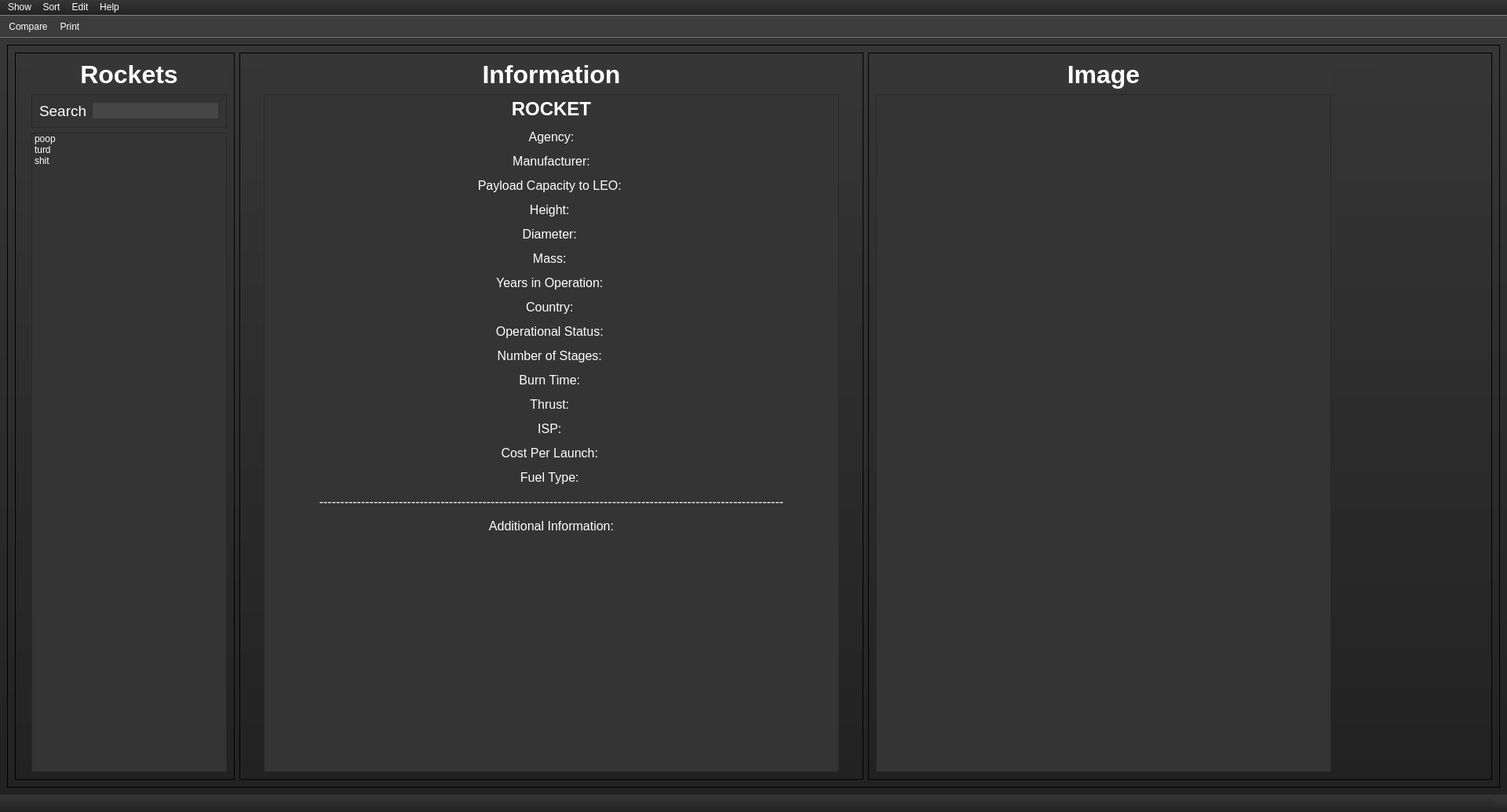
<?xml version="1.0" encoding="UTF-8"?>
<ui version="4.0">
 <class>MainWindow</class>
 <widget class="QMainWindow" name="MainWindow">
  <property name="geometry">
   <rect>
    <x>0</x>
    <y>0</y>
    <width>1920</width>
    <height>1035</height>
   </rect>
  </property>
  <property name="windowTitle">
   <string>Working Title: SRP 0.3</string>
  </property>
  <property name="windowIcon">
   <iconset>
    <normaloff>rocket_icon_512.ico</normaloff>rocket_icon_512.ico</iconset>
  </property>
  <property name="toolTip">
   <string>&lt;html&gt;&lt;head/&gt;&lt;body&gt;&lt;p&gt;SRP 0.2&lt;/p&gt;&lt;/body&gt;&lt;/html&gt;</string>
  </property>
  <property name="styleSheet">
   <string notr="true">background-color: rgb(52, 52, 52);
color: rgb(255, 255, 255);
background-color: qlineargradient(spread:pad, x1:0.522, y1:1, x2:0.528, y2:0, stop:0 rgba(34, 34, 34, 255), stop:1 rgba(54, 54, 54, 255));

</string>
  </property>
  <widget class="QWidget" name="centralwidget">
   <layout class="QGridLayout" name="gridLayout">
    <item row="2" column="0" rowspan="4" colspan="2">
     <widget class="QFrame" name="columnViewFrame">
      <property name="frameShape">
       <enum>QFrame::StyledPanel</enum>
      </property>
      <property name="frameShadow">
       <enum>QFrame::Raised</enum>
      </property>
      <layout class="QHBoxLayout" name="horizontalLayout">
       <item>
        <widget class="QFrame" name="rocketClusterFrame">
         <property name="maximumSize">
          <size>
           <width>280</width>
           <height>16777215</height>
          </size>
         </property>
         <property name="frameShape">
          <enum>QFrame::StyledPanel</enum>
         </property>
         <property name="frameShadow">
          <enum>QFrame::Raised</enum>
         </property>
         <layout class="QVBoxLayout" name="verticalLayout">
          <property name="leftMargin">
           <number>20</number>
          </property>
          <item>
           <widget class="QLabel" name="rocketHeaderLabel">
            <property name="maximumSize">
             <size>
              <width>260</width>
              <height>50</height>
             </size>
            </property>
            <property name="toolTip">
             <string>Rockets!!!!</string>
            </property>
            <property name="styleSheet">
             <string notr="true">background-color: rgb(54, 54, 54);</string>
            </property>
            <property name="text">
             <string>&lt;html&gt;&lt;head/&gt;&lt;body&gt;&lt;p align=&quot;center&quot;&gt;&lt;span style=&quot; font-size:24pt; font-weight:600; color:#ffffff;&quot;&gt;Rockets&lt;/span&gt;&lt;/p&gt;&lt;/body&gt;&lt;/html&gt;</string>
            </property>
           </widget>
          </item>
          <item>
           <widget class="QFrame" name="searchBarFrame">
            <property name="maximumSize">
             <size>
              <width>260</width>
              <height>16777215</height>
             </size>
            </property>
            <property name="styleSheet">
             <string notr="true">background-color: rgb(52, 52, 52);</string>
            </property>
            <property name="frameShape">
             <enum>QFrame::StyledPanel</enum>
            </property>
            <property name="frameShadow">
             <enum>QFrame::Raised</enum>
            </property>
            <layout class="QHBoxLayout" name="horizontalLayout_2">
             <item>
              <widget class="QLabel" name="searchHeaderLabel">
               <property name="maximumSize">
                <size>
                 <width>80</width>
                 <height>60</height>
                </size>
               </property>
               <property name="toolTip">
                <string>Enter text in the bar to the right to search for a specific rocket</string>
               </property>
               <property name="styleSheet">
                <string notr="true">background-color: rgb(52, 52, 52);</string>
               </property>
               <property name="text">
                <string>&lt;html&gt;&lt;head/&gt;&lt;body&gt;&lt;p&gt;&lt;span style=&quot; font-size:14pt; color:#ffffff;&quot;&gt;Search&lt;/span&gt;&lt;/p&gt;&lt;/body&gt;&lt;/html&gt;</string>
               </property>
              </widget>
             </item>
             <item>
              <widget class="QLineEdit" name="searchBox">
               <property name="minimumSize">
                <size>
                 <width>0</width>
                 <height>10</height>
                </size>
               </property>
               <property name="maximumSize">
                <size>
                 <width>200</width>
                 <height>16777215</height>
                </size>
               </property>
               <property name="statusTip">
                <string>Enter text to search for rocket by name</string>
               </property>
               <property name="styleSheet">
                <string notr="true">background-color: rgb(70, 70, 70);
color: rgb(255, 255, 255);
selection-color: rgb(0, 0, 0);
selection-background-color: rgb(66, 229, 243);</string>
               </property>
              </widget>
             </item>
            </layout>
           </widget>
          </item>
          <item>
           <widget class="QListWidget" name="listWidget">
            <property name="maximumSize">
             <size>
              <width>260</width>
              <height>16777215</height>
             </size>
            </property>
            <property name="mouseTracking">
             <bool>true</bool>
            </property>
            <property name="toolTip">
             <string>List of rockets</string>
            </property>
            <property name="statusTip">
             <string>Rocket List</string>
            </property>
            <property name="styleSheet">
             <string notr="true">color: rgb(255, 255, 255);
selection-color: rgb(0, 0, 0);
selection-background-color: rgb(6, 236, 248);
background-color: rgb(52, 52, 52);</string>
            </property>
            <item>
             <property name="text">
              <string>poop</string>
             </property>
            </item>
            <item>
             <property name="text">
              <string>turd</string>
             </property>
            </item>
            <item>
             <property name="text">
              <string>shit</string>
             </property>
            </item>
           </widget>
          </item>
         </layout>
        </widget>
       </item>
       <item>
        <widget class="QFrame" name="infoPaneFrame">
         <property name="maximumSize">
          <size>
           <width>16777215</width>
           <height>16777215</height>
          </size>
         </property>
         <property name="frameShape">
          <enum>QFrame::StyledPanel</enum>
         </property>
         <property name="frameShadow">
          <enum>QFrame::Raised</enum>
         </property>
         <layout class="QVBoxLayout" name="verticalLayout_2">
          <property name="leftMargin">
           <number>30</number>
          </property>
          <property name="rightMargin">
           <number>30</number>
          </property>
          <item>
           <widget class="QLabel" name="informationHeaderLabel">
            <property name="maximumSize">
             <size>
              <width>16777215</width>
              <height>50</height>
             </size>
            </property>
            <property name="toolTip">
             <string>Information</string>
            </property>
            <property name="styleSheet">
             <string notr="true">background-color: rgb(54, 54, 54);</string>
            </property>
            <property name="text">
             <string>&lt;html&gt;&lt;head/&gt;&lt;body&gt;&lt;p align=&quot;center&quot;&gt;&lt;span style=&quot; font-size:24pt; font-weight:600; color:#ffffff;&quot;&gt;Information&lt;/span&gt;&lt;/p&gt;&lt;/body&gt;&lt;/html&gt;</string>
            </property>
           </widget>
          </item>
          <item>
           <widget class="QTextBrowser" name="textBrowser">
            <property name="maximumSize">
             <size>
              <width>16777215</width>
              <height>16777215</height>
             </size>
            </property>
            <property name="mouseTracking">
             <bool>true</bool>
            </property>
            <property name="toolTip">
             <string>Various information about selected rocket</string>
            </property>
            <property name="statusTip">
             <string>Information on selected rocket</string>
            </property>
            <property name="styleSheet">
             <string notr="true">selection-background-color: rgb(33, 237, 255);
color: rgb(255, 255, 255);
border-color: rgb(255, 255, 255);
selection-color: rgb(0, 0, 0);
background-color: rgb(52, 52, 52);</string>
            </property>
            <property name="frameShadow">
             <enum>QFrame::Raised</enum>
            </property>
            <property name="lineWrapColumnOrWidth">
             <number>0</number>
            </property>
            <property name="html">
             <string>&lt;!DOCTYPE HTML PUBLIC &quot;-//W3C//DTD HTML 4.0//EN&quot; &quot;http://www.w3.org/TR/REC-html40/strict.dtd&quot;&gt;
&lt;html&gt;&lt;head&gt;&lt;meta name=&quot;qrichtext&quot; content=&quot;1&quot; /&gt;&lt;style type=&quot;text/css&quot;&gt;
p, li { white-space: pre-wrap; }
&lt;/style&gt;&lt;/head&gt;&lt;body style=&quot; font-family:'.AppleSystemUIFont'; font-size:13pt; font-weight:400; font-style:normal;&quot;&gt;
&lt;p align=&quot;center&quot; style=&quot; margin-top:12px; margin-bottom:12px; margin-left:0px; margin-right:0px; -qt-block-indent:0; text-indent:0px;&quot;&gt;&lt;span style=&quot; font-family:'MS Shell Dlg 2'; font-size:18pt; font-weight:600; color:#ffffff;&quot;&gt;ROCKET&lt;/span&gt;&lt;/p&gt;
&lt;p align=&quot;center&quot; style=&quot; margin-top:12px; margin-bottom:12px; margin-left:0px; margin-right:0px; -qt-block-indent:0; text-indent:0px;&quot;&gt;&lt;span style=&quot; font-family:'Arial, sans-serif'; font-size:12pt; color:#ffffff; background-color:transparent;&quot;&gt;Agency:&lt;/span&gt;&lt;/p&gt;
&lt;p align=&quot;center&quot; style=&quot; margin-top:12px; margin-bottom:12px; margin-left:0px; margin-right:0px; -qt-block-indent:0; text-indent:0px;&quot;&gt;&lt;span style=&quot; font-family:'Arial, sans-serif'; font-size:12pt; color:#ffffff; background-color:transparent;&quot;&gt;Manufacturer:&lt;/span&gt;&lt;/p&gt;
&lt;p align=&quot;center&quot; style=&quot; margin-top:12px; margin-bottom:12px; margin-left:0px; margin-right:0px; -qt-block-indent:0; text-indent:0px;&quot;&gt;&lt;span style=&quot; font-family:'Arial, sans-serif'; font-size:12pt; color:#ffffff; background-color:transparent;&quot;&gt;Payload Capacity to LEO: &lt;/span&gt;&lt;/p&gt;
&lt;p align=&quot;center&quot; style=&quot; margin-top:12px; margin-bottom:12px; margin-left:0px; margin-right:0px; -qt-block-indent:0; text-indent:0px;&quot;&gt;&lt;span style=&quot; font-family:'Arial, sans-serif'; font-size:12pt; color:#ffffff; background-color:transparent;&quot;&gt;Height: &lt;/span&gt;&lt;/p&gt;
&lt;p align=&quot;center&quot; style=&quot; margin-top:12px; margin-bottom:12px; margin-left:0px; margin-right:0px; -qt-block-indent:0; text-indent:0px;&quot;&gt;&lt;span style=&quot; font-family:'Arial, sans-serif'; font-size:12pt; color:#ffffff; background-color:transparent;&quot;&gt;Diameter: &lt;/span&gt;&lt;/p&gt;
&lt;p align=&quot;center&quot; style=&quot; margin-top:12px; margin-bottom:12px; margin-left:0px; margin-right:0px; -qt-block-indent:0; text-indent:0px;&quot;&gt;&lt;span style=&quot; font-family:'Arial, sans-serif'; font-size:12pt; color:#ffffff; background-color:transparent;&quot;&gt;Mass: &lt;/span&gt;&lt;/p&gt;
&lt;p align=&quot;center&quot; style=&quot; margin-top:12px; margin-bottom:12px; margin-left:0px; margin-right:0px; -qt-block-indent:0; text-indent:0px;&quot;&gt;&lt;span style=&quot; font-family:'Arial, sans-serif'; font-size:12pt; color:#ffffff; background-color:transparent;&quot;&gt;Years in Operation: &lt;/span&gt;&lt;/p&gt;
&lt;p align=&quot;center&quot; style=&quot; margin-top:12px; margin-bottom:12px; margin-left:0px; margin-right:0px; -qt-block-indent:0; text-indent:0px;&quot;&gt;&lt;span style=&quot; font-family:'Arial, sans-serif'; font-size:12pt; color:#ffffff; background-color:transparent;&quot;&gt;Country: &lt;/span&gt;&lt;/p&gt;
&lt;p align=&quot;center&quot; style=&quot; margin-top:12px; margin-bottom:12px; margin-left:0px; margin-right:0px; -qt-block-indent:0; text-indent:0px;&quot;&gt;&lt;span style=&quot; font-family:'Arial, sans-serif'; font-size:12pt; color:#ffffff; background-color:transparent;&quot;&gt;Operational Status: &lt;/span&gt;&lt;/p&gt;
&lt;p align=&quot;center&quot; style=&quot; margin-top:12px; margin-bottom:12px; margin-left:0px; margin-right:0px; -qt-block-indent:0; text-indent:0px;&quot;&gt;&lt;span style=&quot; font-family:'Arial, sans-serif'; font-size:12pt; color:#ffffff; background-color:transparent;&quot;&gt;Number of Stages: &lt;/span&gt;&lt;/p&gt;
&lt;p align=&quot;center&quot; style=&quot; margin-top:12px; margin-bottom:12px; margin-left:0px; margin-right:0px; -qt-block-indent:0; text-indent:0px;&quot;&gt;&lt;span style=&quot; font-family:'Arial, sans-serif'; font-size:12pt; color:#ffffff; background-color:transparent;&quot;&gt;Burn Time: &lt;/span&gt;&lt;/p&gt;
&lt;p align=&quot;center&quot; style=&quot; margin-top:12px; margin-bottom:12px; margin-left:0px; margin-right:0px; -qt-block-indent:0; text-indent:0px;&quot;&gt;&lt;span style=&quot; font-family:'Arial, sans-serif'; font-size:12pt; color:#ffffff; background-color:transparent;&quot;&gt;Thrust: &lt;/span&gt;&lt;/p&gt;
&lt;p align=&quot;center&quot; style=&quot; margin-top:12px; margin-bottom:12px; margin-left:0px; margin-right:0px; -qt-block-indent:0; text-indent:0px;&quot;&gt;&lt;span style=&quot; font-family:'Arial, sans-serif'; font-size:12pt; color:#ffffff; background-color:transparent;&quot;&gt;ISP: &lt;/span&gt;&lt;/p&gt;
&lt;p align=&quot;center&quot; style=&quot; margin-top:12px; margin-bottom:12px; margin-left:0px; margin-right:0px; -qt-block-indent:0; text-indent:0px;&quot;&gt;&lt;span style=&quot; font-family:'Arial, sans-serif'; font-size:12pt; color:#ffffff; background-color:transparent;&quot;&gt;Cost Per Launch: &lt;/span&gt;&lt;/p&gt;
&lt;p align=&quot;center&quot; style=&quot; margin-top:12px; margin-bottom:12px; margin-left:0px; margin-right:0px; -qt-block-indent:0; text-indent:0px;&quot;&gt;&lt;span style=&quot; font-family:'Arial, sans-serif'; font-size:12pt; color:#ffffff; background-color:transparent;&quot;&gt;Fuel Type: &lt;/span&gt;&lt;/p&gt;
&lt;p align=&quot;center&quot; style=&quot; margin-top:12px; margin-bottom:12px; margin-left:0px; margin-right:0px; -qt-block-indent:0; text-indent:0px;&quot;&gt;&lt;span style=&quot; font-family:'Arial, sans-serif'; font-size:12pt; color:#ffffff; background-color:transparent;&quot;&gt;---------------------------------------------------------------------------------------------------------------&lt;/span&gt;&lt;/p&gt;
&lt;p align=&quot;center&quot; style=&quot; margin-top:12px; margin-bottom:12px; margin-left:0px; margin-right:0px; -qt-block-indent:0; text-indent:0px;&quot;&gt;&lt;span style=&quot; font-family:'Arial, sans-serif'; font-size:12pt; color:#ffffff; background-color:transparent;&quot;&gt;Additional Information:&lt;/span&gt;&lt;/p&gt;&lt;/body&gt;&lt;/html&gt;</string>
            </property>
            <property name="openExternalLinks">
             <bool>true</bool>
            </property>
           </widget>
          </item>
         </layout>
        </widget>
       </item>
       <item>
        <widget class="QFrame" name="frame">
         <property name="frameShape">
          <enum>QFrame::StyledPanel</enum>
         </property>
         <property name="frameShadow">
          <enum>QFrame::Raised</enum>
         </property>
         <layout class="QVBoxLayout" name="verticalLayout_3">
          <item>
           <widget class="QLabel" name="imageHeaderLabel">
            <property name="maximumSize">
             <size>
              <width>580</width>
              <height>50</height>
             </size>
            </property>
            <property name="toolTip">
             <string>Image</string>
            </property>
            <property name="styleSheet">
             <string notr="true">background-color: rgb(54, 54, 54);</string>
            </property>
            <property name="text">
             <string>&lt;html&gt;&lt;head/&gt;&lt;body&gt;&lt;p align=&quot;center&quot;&gt;&lt;span style=&quot; font-size:24pt; font-weight:600; color:#ffffff;&quot;&gt;Image&lt;/span&gt;&lt;/p&gt;&lt;/body&gt;&lt;/html&gt;</string>
            </property>
           </widget>
          </item>
          <item>
           <widget class="QGraphicsView" name="graphicsView">
            <property name="maximumSize">
             <size>
              <width>580</width>
              <height>16777215</height>
             </size>
            </property>
            <property name="toolTip">
             <string>Image of selected rocket</string>
            </property>
            <property name="statusTip">
             <string>Image of selected rocket</string>
            </property>
            <property name="styleSheet">
             <string notr="true">background-color: rgb(52, 52, 52);
background-image: url(&quot;C:/Users/Atraxa/DevOps/rocket_info/images/Antares.png&quot;);
background-repeat: no-repeat;


</string>
            </property>
           </widget>
          </item>
         </layout>
        </widget>
       </item>
      </layout>
     </widget>
    </item>
   </layout>
  </widget>
  <widget class="QMenuBar" name="menubar">
   <property name="geometry">
    <rect>
     <x>0</x>
     <y>0</y>
     <width>1920</width>
     <height>22</height>
    </rect>
   </property>
   <widget class="QMenu" name="menuShow">
    <property name="title">
     <string>Show</string>
    </property>
    <addaction name="actionIndividual_Rockets"/>
    <addaction name="actionRocket_Families"/>
   </widget>
   <widget class="QMenu" name="menuSort">
    <property name="title">
     <string>Sort</string>
    </property>
    <widget class="QMenu" name="menuMass">
     <property name="statusTip">
      <string>Sort Rockets by their mass on the launchpad</string>
     </property>
     <property name="title">
      <string>Mass</string>
     </property>
     <addaction name="actionLow_to_High"/>
     <addaction name="actionHigh_to_Low_4"/>
    </widget>
    <widget class="QMenu" name="menuDiameter">
     <property name="statusTip">
      <string>Sort rockets by their diameter</string>
     </property>
     <property name="title">
      <string>Diameter</string>
     </property>
     <addaction name="actionLow_to_High_2"/>
     <addaction name="actionHigh_to_Low_5"/>
    </widget>
    <widget class="QMenu" name="menuHeight">
     <property name="statusTip">
      <string>Sort rockets by their height</string>
     </property>
     <property name="title">
      <string>Height</string>
     </property>
     <addaction name="actionLow_to_High_3"/>
     <addaction name="actionHigh_to_Low"/>
    </widget>
    <widget class="QMenu" name="menuCost_Per_Launch">
     <property name="statusTip">
      <string>Sort rockets by how much it costs to launch them in USD</string>
     </property>
     <property name="title">
      <string>Cost Per Launch</string>
     </property>
     <addaction name="actionLow_to_High_4"/>
     <addaction name="actionHigh_to_Low_2"/>
    </widget>
    <widget class="QMenu" name="menuThrust">
     <property name="statusTip">
      <string>Sort rockets by how much thrust they output</string>
     </property>
     <property name="title">
      <string>Thrust</string>
     </property>
     <addaction name="actionLow_to_High_5"/>
     <addaction name="actionHigh_to_Low_3"/>
    </widget>
    <widget class="QMenu" name="menuPayload_to_LEO">
     <property name="statusTip">
      <string>Sort rockets by payload capacity to Low Earth Orbit</string>
     </property>
     <property name="title">
      <string>Payload to LEO</string>
     </property>
     <addaction name="actionLow_to_High_6"/>
     <addaction name="actionHigh_to_Low_6"/>
    </widget>
    <widget class="QMenu" name="menuAlphabetical">
     <property name="statusTip">
      <string>Sort rockets alphabetically</string>
     </property>
     <property name="title">
      <string>Alphabetical</string>
     </property>
     <addaction name="actionAscending"/>
     <addaction name="actionDescending"/>
    </widget>
    <widget class="QMenu" name="menuISP">
     <property name="statusTip">
      <string>Sort rockets by their Specific Impulse</string>
     </property>
     <property name="title">
      <string>ISP</string>
     </property>
     <addaction name="actionLow_to_High_7"/>
     <addaction name="actionHigh_to_Low_7"/>
    </widget>
    <addaction name="menuAlphabetical"/>
    <addaction name="menuPayload_to_LEO"/>
    <addaction name="menuMass"/>
    <addaction name="menuDiameter"/>
    <addaction name="menuHeight"/>
    <addaction name="menuCost_Per_Launch"/>
    <addaction name="menuThrust"/>
    <addaction name="menuISP"/>
    <addaction name="actionCountry"/>
    <addaction name="actionAgency"/>
   </widget>
   <widget class="QMenu" name="menuEdit">
    <property name="title">
     <string>Edit</string>
    </property>
    <addaction name="actionCopy"/>
    <addaction name="actionPaste"/>
   </widget>
   <widget class="QMenu" name="menuHelp">
    <property name="title">
     <string>Help</string>
    </property>
    <addaction name="actionAbout"/>
    <addaction name="actionVersion"/>
    <addaction name="actionAcronyms"/>
   </widget>
   <addaction name="menuShow"/>
   <addaction name="menuSort"/>
   <addaction name="menuEdit"/>
   <addaction name="menuHelp"/>
  </widget>
  <widget class="QStatusBar" name="statusbar"/>
  <widget class="QToolBar" name="toolBar">
   <property name="windowTitle">
    <string>toolBar</string>
   </property>
   <property name="toolTip">
    <string/>
   </property>
   <property name="styleSheet">
    <string notr="true">background-color: rgb(60, 60, 60);</string>
   </property>
   <property name="movable">
    <bool>false</bool>
   </property>
   <property name="floatable">
    <bool>false</bool>
   </property>
   <attribute name="toolBarArea">
    <enum>TopToolBarArea</enum>
   </attribute>
   <attribute name="toolBarBreak">
    <bool>false</bool>
   </attribute>
   <addaction name="actionCompare"/>
   <addaction name="actionPrint"/>
  </widget>
  <action name="actionIndividual_Rockets">
   <property name="text">
    <string>Individual Rockets</string>
   </property>
   <property name="statusTip">
    <string>Show all rockets</string>
   </property>
  </action>
  <action name="actionCopy">
   <property name="text">
    <string>Copy</string>
   </property>
   <property name="statusTip">
    <string>Copy</string>
   </property>
   <property name="shortcut">
    <string>Ctrl+C</string>
   </property>
  </action>
  <action name="actionPaste">
   <property name="text">
    <string>Paste</string>
   </property>
   <property name="statusTip">
    <string>Paste</string>
   </property>
   <property name="shortcut">
    <string>Ctrl+V</string>
   </property>
  </action>
  <action name="actionAbout">
   <property name="text">
    <string>About</string>
   </property>
   <property name="statusTip">
    <string>View information about this program</string>
   </property>
  </action>
  <action name="actionVersion">
   <property name="text">
    <string>Version</string>
   </property>
   <property name="statusTip">
    <string>Display version information</string>
   </property>
  </action>
  <action name="actionAcronyms">
   <property name="text">
    <string>Acronyms</string>
   </property>
   <property name="statusTip">
    <string>A list of acronyms used in this program and what they stand for</string>
   </property>
  </action>
  <action name="actionLow_to_High">
   <property name="text">
    <string>Low to High</string>
   </property>
   <property name="statusTip">
    <string>Sort rockets by their mass on the launchpad from lightest to heaviest</string>
   </property>
  </action>
  <action name="actionLow_to_High_2">
   <property name="text">
    <string>Low to High</string>
   </property>
   <property name="statusTip">
    <string>Sort rockets by their diameter from narrowest to widest</string>
   </property>
  </action>
  <action name="actionLow_to_High_3">
   <property name="text">
    <string>Low to High</string>
   </property>
   <property name="statusTip">
    <string>Sort rockets by their height from shortest to tallest</string>
   </property>
  </action>
  <action name="actionHigh_to_Low">
   <property name="text">
    <string>High to Low</string>
   </property>
   <property name="statusTip">
    <string>Sort rockets by their height from tallest to shortest</string>
   </property>
  </action>
  <action name="actionLow_to_High_4">
   <property name="text">
    <string>Low to High</string>
   </property>
   <property name="statusTip">
    <string>Sort rockets by their cost to launch from least expensive to most expensive</string>
   </property>
  </action>
  <action name="actionHigh_to_Low_2">
   <property name="text">
    <string>High to Low</string>
   </property>
   <property name="statusTip">
    <string>Sort rockets by their cost to launch from most expensive to least expensive</string>
   </property>
  </action>
  <action name="actionLow_to_High_5">
   <property name="text">
    <string>Low to High</string>
   </property>
   <property name="statusTip">
    <string>Sort rockets by their thrust in kilonewtons from least to most</string>
   </property>
  </action>
  <action name="actionHigh_to_Low_3">
   <property name="text">
    <string>High to Low</string>
   </property>
   <property name="statusTip">
    <string>Sort rockets by their thrust in kilonewtons from highest to lowest</string>
   </property>
  </action>
  <action name="actionLow_to_High_6">
   <property name="text">
    <string>Low to High</string>
   </property>
   <property name="statusTip">
    <string>Sort rockets by their lifting capacity to Low Earth Orbit from lowest to highest</string>
   </property>
  </action>
  <action name="actionAscending">
   <property name="text">
    <string>Ascending</string>
   </property>
   <property name="statusTip">
    <string>Sort rockets in ascending order (A to Z)</string>
   </property>
  </action>
  <action name="actionDescending">
   <property name="text">
    <string>Descending</string>
   </property>
   <property name="statusTip">
    <string>Sort rockets in descending order(Z to A)</string>
   </property>
  </action>
  <action name="actionHigh_to_Low_4">
   <property name="text">
    <string>High to Low</string>
   </property>
   <property name="statusTip">
    <string>Sort rockets by their mass on the launchpad from heaviest to lightest</string>
   </property>
  </action>
  <action name="actionHigh_to_Low_5">
   <property name="text">
    <string>High to Low</string>
   </property>
   <property name="statusTip">
    <string>Sort rockets by their diameter from widest to narrowest</string>
   </property>
  </action>
  <action name="actionHigh_to_Low_6">
   <property name="text">
    <string>High to Low</string>
   </property>
   <property name="statusTip">
    <string>Sort rockets by their lifting capacity to Low Earth Orbit from highest to lowest</string>
   </property>
  </action>
  <action name="actionLow_to_High_7">
   <property name="text">
    <string>Low to High</string>
   </property>
   <property name="statusTip">
    <string>Sort rockets by their specific impulse from least to most</string>
   </property>
  </action>
  <action name="actionHigh_to_Low_7">
   <property name="text">
    <string>High to Low</string>
   </property>
   <property name="statusTip">
    <string>Sort rockets by their specific impulse from most to least</string>
   </property>
  </action>
  <action name="actionRocket_Families">
   <property name="text">
    <string>Rocket Families</string>
   </property>
   <property name="statusTip">
    <string>Show rocket families</string>
   </property>
  </action>
  <action name="actionticke">
   <property name="text">
    <string>ticke</string>
   </property>
  </action>
  <action name="actiontouch">
   <property name="text">
    <string>touch</string>
   </property>
  </action>
  <action name="actionstrongly">
   <property name="text">
    <string>strongly</string>
   </property>
  </action>
  <action name="actionmildly">
   <property name="text">
    <string>mildly</string>
   </property>
  </action>
  <action name="actionCompare">
   <property name="text">
    <string>Compare</string>
   </property>
   <property name="toolTip">
    <string>Compare two rockets</string>
   </property>
   <property name="statusTip">
    <string>Compare two rockets</string>
   </property>
   <property name="shortcut">
    <string>Alt+C</string>
   </property>
  </action>
  <action name="actionPrint">
   <property name="text">
    <string>Print</string>
   </property>
   <property name="toolTip">
    <string>Generates a layout for printing</string>
   </property>
   <property name="statusTip">
    <string>Generates a layout for printing</string>
   </property>
   <property name="shortcut">
    <string>Ctrl+P</string>
   </property>
  </action>
  <action name="actionCountry">
   <property name="text">
    <string>Country</string>
   </property>
   <property name="statusTip">
    <string>Sort rockets by the countries that produced them, alphabetically</string>
   </property>
  </action>
  <action name="actionAgency">
   <property name="text">
    <string>Agency</string>
   </property>
   <property name="statusTip">
    <string>Sort rockets by the agencies that utilize them, alphabetically</string>
   </property>
  </action>
 </widget>
 <resources/>
 <connections>
  <connection>
   <sender>actionDescending</sender>
   <signal>triggered()</signal>
   <receiver>listWidget</receiver>
   <slot>update()</slot>
   <hints>
    <hint type="sourcelabel">
     <x>-1</x>
     <y>-1</y>
    </hint>
    <hint type="destinationlabel">
     <x>168</x>
     <y>580</y>
    </hint>
   </hints>
  </connection>
 </connections>
</ui>
